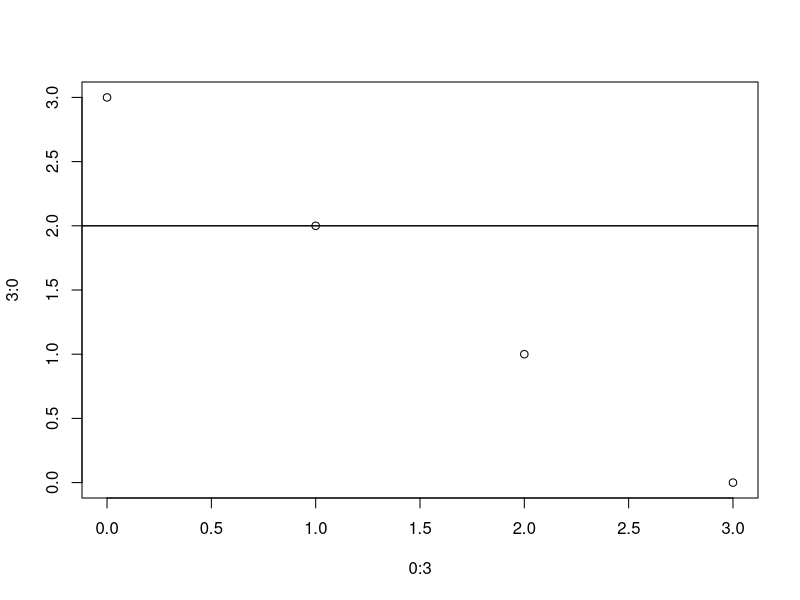
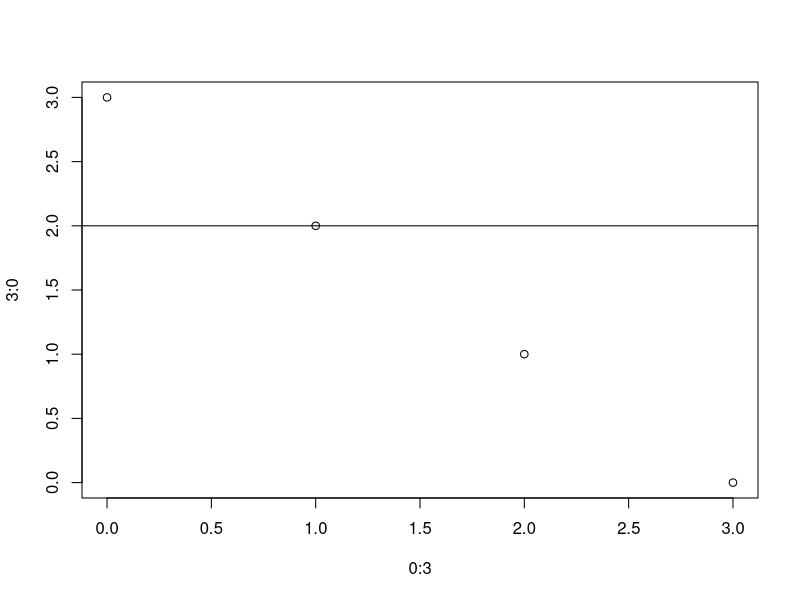
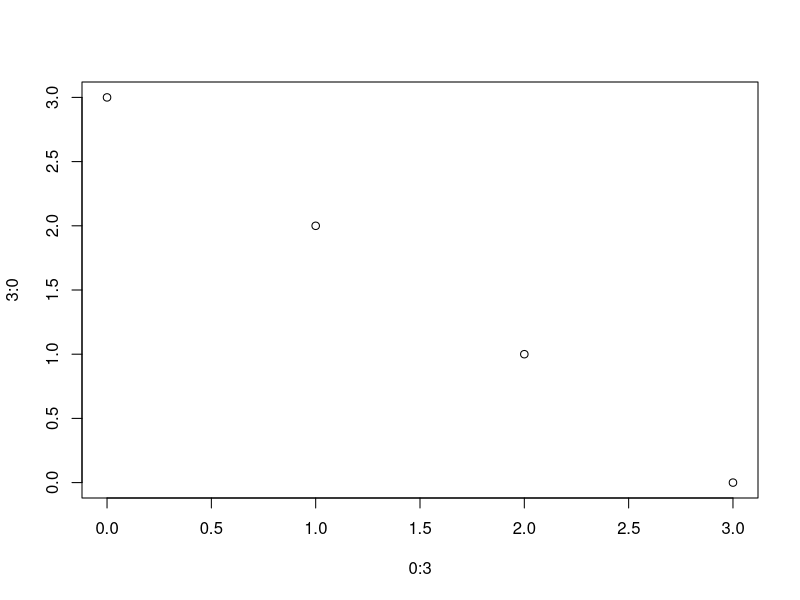

Write R code to recreate these figures, in order.
####################Generic Function Programming####################

rm(list = ls()) # initialization

# more flexibilities and expandabilities from object-oriented programming, especially polymorphism
# https://en.wikipedia.org/wiki/Object-oriented_programming#Polymorphism
#
# Main idea:
# Many methods having the similar functionality in the different forms for different classes of variables.
#
# For example, all kind of methods can be combined into one generic function func()
# func.classOne(t)   ---
# func.classTwo(u)     |
# func.classThree(v)   |
# func.classFour(w)    |==> one func(any var t~z of diff classes)
# func.classFive(x)    |
# func.classSix(y)     |
# func.classSeven(z) ---
#
# Conclusion: 
# When you are going to implement the detailed print procedure for each class of var,
# you need to define each corresponding methods explicityly and separately. However, once they 
# are defined, never call each method directly. Always call func() to save the 
# hassles to memorize so many different method names. This also improves the flexibility
# and expandability of the existing generic function (see below).
#
# When R encounter a generic function with an argument, R will first find its argument's class
# and look up the corresponding method under the generic function by its class name. Then, R 
# simply calls the corresponding method.
#
# method: GENERIC_FUNCTION_NAME.CLASS_NAME()

# Let's try print() first

x = 3.14
class(x) # similar to type
print(x) 
print.default(x) # the same
# Ideally, it should be print.numeric(x).
# However, for some very basic classes, the corresponding methods name is different by some reason.

y = "test"
class(y)
print(y) 
print.default(y) # the same
# Ideally, it should be print.character(x).
# However, for some very basic classes, the corresponding methods name is different by some reason.

class(mtcars)
print(mtcars) 
print.data.frame(mtcars) # the same

m = lm(mpg ~ wt, mtcars)
class(m)
print(m) 
print.noquote(m) # the same
# In the older version of R, it should be print.lm(x).
# However, in the newest version of R, print.lm(x) has been discarded by some reason.


# summary
methods(print) # lists all the methods available for generic functions

# NOTE:
# Users are not encouraged to call these methods directly.
# Always call the generic function with an argument directly.
# Ususally, don't change the definition of all the existing methods.



# Example:
# To expand the functionability of the generic function print(),
# we can assign a new class to some data and define the corresponding method for print().
#
# new class: girl
# new print method: print.girl

g = list(name = "Margaret", age = 2) # data, its original class = list
class(g)
print(g)

class(g) = "girl" # new class
class(g)
print(g) # default output

methods(print)
# define a new method for girl
print.girl = function(x) {
  cat(sep = "", toupper(x$name), ", ", x$age, "\n") #girl's name in the upper case
}
# This is the only place to use print.girl() explicitly.
methods(print) # one more method in the list
print(g) # print g in the defined way by print.girl()



# new class: boy
# new print method: print.boy

b = list(name = "Philip", age = 11) # data, its original class = list
class(b)
print(b)
 
class(b) = "boy"
class(b)
print(b) # default output

methods(print)
#define a new method for boy
print.boy = function(x) {
  cat(sep = "", tolower(x$name), ", ", x$age, "\n") # boy's name in the lower case
}
methods(print) # one more method in the list
print(b) # print b in the defined way by print.boy()



# Example:
# We can define new coef methods for passing the parameters to some function implicitly.
# For example,

plot(x = 0:3, y = 3:0)
#draw a line y = a + bx
?abline
# default way: abline(a, b), using two parameters a and b, like 
abline(2, 0)
# or equivalently, use the parameter reg: reg = c(a, b)
abline(reg = c(2, 0))
# It is not always convenient because it requires a conversion or extraction
# to get a and b explicitly from the given data.
# However, reg is "an object with a coef method", 
# which gives us an interface to insert a code to extract data implicitly.
?coef


g # data
# Goal: extract girl's age as a with b = 0 in abline().

plot(x = 0:3, y = 3:0)
abline(g) # It doesn't work right now, but its form looks convenient.
abline(g$age, 0) # = g(2, 0), requiring an explicit extraction g$age to get a from g.


# Define a method under this special generic function coef for the class girl in abline()
# to extract a and b implicitly from g.

methods(coef) #lists available methods for generic.function or class
# new coef method: coef.girl
# return c(a, b) from girl class, which can be used in abline()
coef.girl = function(object, ...) { #extract useful data from girl class as a parameter in a good format
  return(c(object$age, 0)) # horizontal line with y-intercept age
}
methods(coef)
plot(x = 0:3, y = 3:0)
abline(g) # = abline(2, 0) or abline(reg = c(2, 0))


# Search methods:
methods(coef) # list by generic function
methods(class = "girl") # list by class


# For more, see 
# http://adv-r.had.co.nz/OO-essentials.html and
# Section 7 "Generic functions and methods" 
# in http://cran.r-project.org/doc/manuals/r-release/R-exts.html